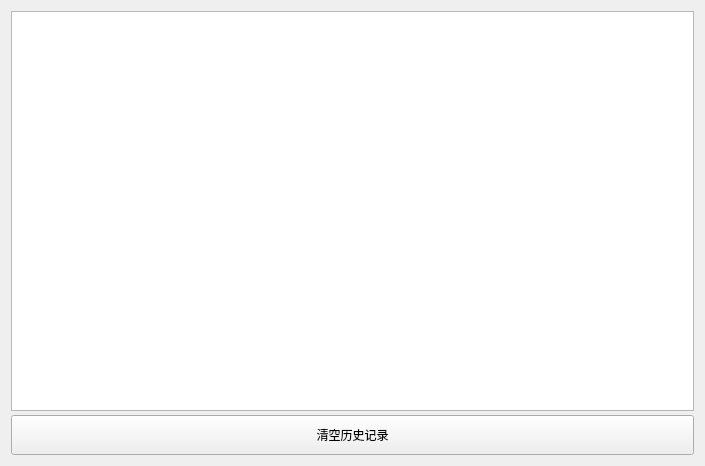
<?xml version="1.0" encoding="UTF-8"?>
<ui version="4.0">
 <class>history</class>
 <widget class="QWidget" name="history">
  <property name="geometry">
   <rect>
    <x>0</x>
    <y>0</y>
    <width>705</width>
    <height>466</height>
   </rect>
  </property>
  <property name="sizePolicy">
   <sizepolicy hsizetype="MinimumExpanding" vsizetype="MinimumExpanding">
    <horstretch>0</horstretch>
    <verstretch>0</verstretch>
   </sizepolicy>
  </property>
  <property name="minimumSize">
   <size>
    <width>500</width>
    <height>400</height>
   </size>
  </property>
  <property name="windowTitle">
   <string>历史记录</string>
  </property>
  <layout class="QVBoxLayout" name="verticalLayout">
   <item>
    <widget class="QTextEdit" name="historytextEdit">
     <property name="sizePolicy">
      <sizepolicy hsizetype="MinimumExpanding" vsizetype="MinimumExpanding">
       <horstretch>0</horstretch>
       <verstretch>0</verstretch>
      </sizepolicy>
     </property>
     <property name="minimumSize">
      <size>
       <width>500</width>
       <height>400</height>
      </size>
     </property>
     <property name="readOnly">
      <bool>false</bool>
     </property>
    </widget>
   </item>
   <item>
    <widget class="QPushButton" name="clear">
     <property name="sizePolicy">
      <sizepolicy hsizetype="MinimumExpanding" vsizetype="MinimumExpanding">
       <horstretch>0</horstretch>
       <verstretch>0</verstretch>
      </sizepolicy>
     </property>
     <property name="minimumSize">
      <size>
       <width>100</width>
       <height>40</height>
      </size>
     </property>
     <property name="text">
      <string>清空历史记录</string>
     </property>
    </widget>
   </item>
  </layout>
 </widget>
 <resources/>
 <connections/>
</ui>
